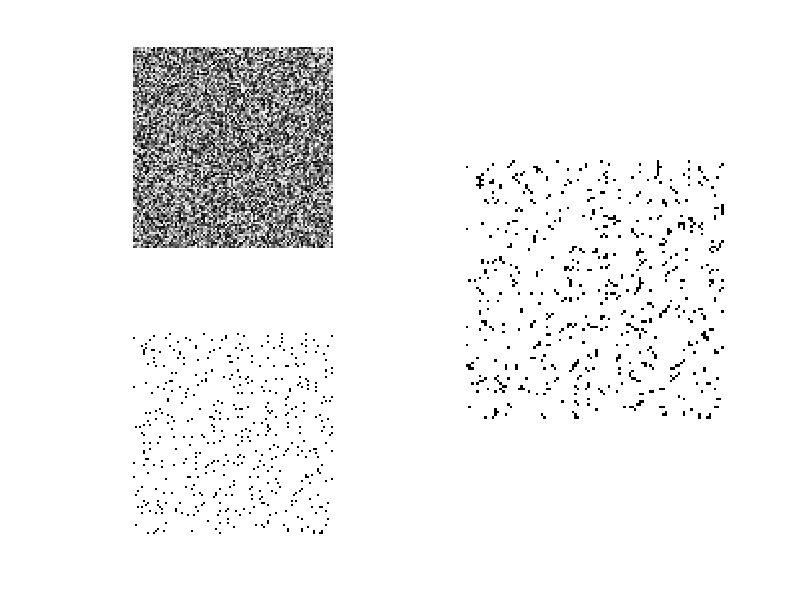

Recreate this plot in MATLAB.
clear all;
close all;

% Generate an m by n binary occupancy grid where the obstaces are clustered into islands or other shapes as opposed to being purely randomized

n_rows = 100;
n_cols = 100;
initial_obstacles = 0.95;
min_obstacles = 0.075;
max_obstacles = 0.75;
n_free = 2;
filename = "100_map.mat";

rand_matrix = rand(n_rows, n_cols);

subplot(2,2,1);
imshow(1-rand_matrix, 'InitialMagnification', 'fit');

obstacle_matrix_read = rand_matrix >= initial_obstacles;
obstacle_matrix_mod = obstacle_matrix_read;

subplot(2,2,3);
imshow(~obstacle_matrix_read, 'InitialMagnification', 'fit');
%free = find(rand_matrix < 0.25);

[r, c] = find((rand_matrix >= min_obstacles) & (rand_matrix < max_obstacles));
possible_obstacles = [r, c];

neighbors = [0 1;
             0 -1;
             1 0;
            -1 0
             1 1
             1 -1
            -1 1
            -1 -1];

for i=1:size(possible_obstacles)
    row = possible_obstacles(i,1);
    col = possible_obstacles(i,2);
	num_neighbors = 0;
    for j=1:size(neighbors,1)
        r = neighbors(j,1) + row;
        c = neighbors(j,2) + col;
        if r > 0 && r <= n_rows && c > 0 && c <= n_cols
            % we can check if this is good
            num_neighbors = num_neighbors + obstacle_matrix_read(r,c);
        end
    end
    if num_neighbors/size(neighbors,1) >= rand_matrix(row, col)
        obstacle_matrix_mod(row, col) = 1;
    end
end

subplot(1,2,2);
imshow(~obstacle_matrix_mod, 'InitialMagnification', 'fit');

obstacle_matrix_mod(1:n_free, 1:n_free) = zeros(n_free);
save(filename, "obstacle_matrix_mod");